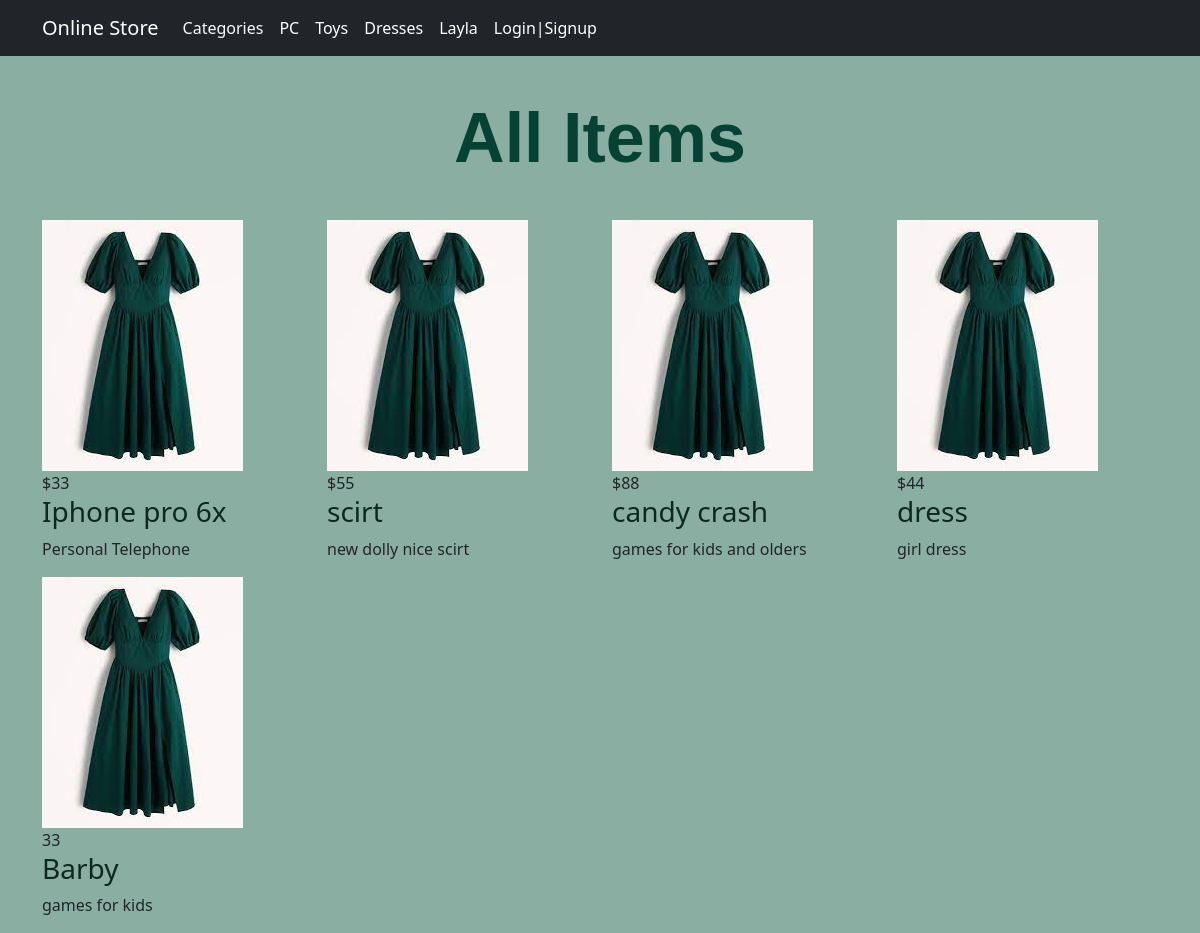
The page / on the database its author committed.
### tables this page shows
CREATE TABLE `categories` (
  `ID` int(11) NOT NULL,
  `Name` varchar(255) NOT NULL,
  `Description` text NOT NULL,
  `parent` int(11) NOT NULL,
  `Ordering` int(11) DEFAULT NULL,
  `Visibility` tinyint(4) NOT NULL DEFAULT 0,
  `Allow_Comment` tinyint(4) NOT NULL DEFAULT 0,
  `Allow_Ads` tinyint(4) NOT NULL DEFAULT 0
);

CREATE TABLE `items` (
  `Item_ID` int(11) NOT NULL,
  `Name` varchar(255) NOT NULL,
  `Description` text NOT NULL,
  `Price` varchar(255) NOT NULL,
  `Add_Date` date NOT NULL,
  `Country_Made` varchar(255) NOT NULL,
  `Image` varchar(255) NOT NULL,
  `Status` varchar(255) NOT NULL,
  `Rating` smallint(6) NOT NULL,
  `Approve` tinyint(4) NOT NULL DEFAULT 0,
  `Cat_ID` int(11) NOT NULL,
  `Member_ID` int(11) NOT NULL
);

### init.php (called while the page is built, shortened)
<?php
include 'admin/connect.php';
$tplt = 'includes/templates/';
$css = 'assest/css/';
$func = 'includes/functions/';
include $func.'functions.php';
include $tplt . 'header.php';
?>

### includes/functions/functions.php (called while the page is built, shortened)
<?php
function getAll($table, $order)
{
    global $conn;
    $stmt = $conn->prepare("SELECT * FROM $table ORDER BY $order DESC");
    $stmt->execute();
    $all = $stmt->fetchAll();
    return $all;
}
function getCats()
{
    global $conn;
    $stmt = $conn->prepare("SELECT * FROM categories");
    $stmt->execute();
    $cats = $stmt->fetchAll();
    return $cats;
}

### index.php (the view, shortened to what this page needs)
<?php
include 'init.php'; ?>
<div class="container">
    <h1 class="text-center"> All Items </h1>
    <div class="row">
        <?php
        $items = getAll('items', 'Item_ID');
        foreach ($items as $item) {
            echo '<div class="col-md-3 col-sm-6">';
            echo '<img class="img-responsive" src="dress.jpg"/>';
            echo '<div class="caption">';
            echo '<span class="price">' . $item['Price'] . '</span>';
            echo '<a href="items.php?itemid=' . $item['Item_ID'] . '"><h3>' . $item['Name'] . '</h3></a>';
            echo '<p>' . $item['Description'] . '</p>';
            echo '</div>';
            echo '</div>';
        } ?>
    </div>
</div>
<?php
include $tplt . 'footer.php';
?>

### includes/templates/header.php (shortened to what this page needs)
<!DOCTYPE html>
<html lang="en">
<head>
    <link rel="stylesheet" href="<?php echo $css; ?>bootstrap.min.css">
    <link rel="stylesheet" href="<?php echo $css; ?>fontawesome.min.css">
    <link rel="stylesheet" href="<?php echo $css; ?>frontend.css">
</head>
<body>
    <nav class="navbar navbar-expand-lg navbar-dark bg-dark">
        <div class="container">
            <a class="navbar-brand" href="index.php">Online Store</a>
            <div class="collapse navbar-collapse" id="app-nav">
                <ul class="navbar-nav me-auto mb-2 mb-lg-0">
                <li class="nav-link"  class="nav-item"> <a href="categories.php">Categories</a> </li>
                    <?php
                    $categories = getCats();
                    foreach ($categories as $cat) {
                    ?>
                        <li class="nav-item">
                            <a class="nav-link" href="categories.php?pageid=<?php echo $cat['ID'] ?>&pagename=<?php echo $cat['Name'] ?>">
                                <?php echo $cat['Name'];
                                ?></a>
                        </li>
                    <?php
                    }
                    ?>
                    <?php
                    if (isset($_SESSION['User'])) {
                    ?>
                        <li class="nav-item dropdown ">
                            <a class="nav-link dropdown-toggle " href="#" role="button" data-bs-toggle="dropdown" aria-expanded="false">
                                <?php echo $_SESSION['User'] ?>
                            </a>
                            <ul class="dropdown-menu ">
                                <li><a class="dropdown-item" href="profile.php">My Profile</a></li>
                                <li><a class="dropdown-item" href="new_ads.php">New Item</a></li>
                                <li><a class="dropdown-item" href="profile.php#my_item">My Items</a></li>
                                <li><a class="dropdown-item" href="logout.php">Logout</a></li>
                            </ul>
                        </li>
                    <?php
                    } else {
                    ?>
                        <li class="nav-item"><a class="nav-link" href="login.php"> Login|Signup </a></li>
                    <?php } ?>
                </ul>
            </div>
        </div>
    </nav>

### includes/templates/footer.php (shortened to what this page needs)
</body>
</html>

### assest/css/frontend.css (style rules this page uses)
body { background-color: #8baea2; font-size: 16px; }
a { text-decoration: none; color: #fafafa; }
.navbar-dark .navbar-nav .nav-link { color: #FFF; }
h1 { color: rgb(6, 66, 52); font-size: 70px; font-family: Arial, Helvetica, sans-serif; margin: 40px 0px; font-weight: bold; }
.caption a { text-decoration: none; color: #0e2820; }

### rows shown on the page
categories: Name "PC"
categories: Name "Toys"
categories: Name "Dresses"
categories: Name "Layla"
items: Price "$33", Name "Iphone pro 6x", Description "Personal Telephone"
items: Price "$55", Name "scirt", Description "new dolly nice scirt"
items: Price "$88", Name "candy crash", Description "games for kids and olders"
items: Price "$44", Name "dress", Description "girl dress"
items: Price "33", Name "Barby", Description "games for kids"
